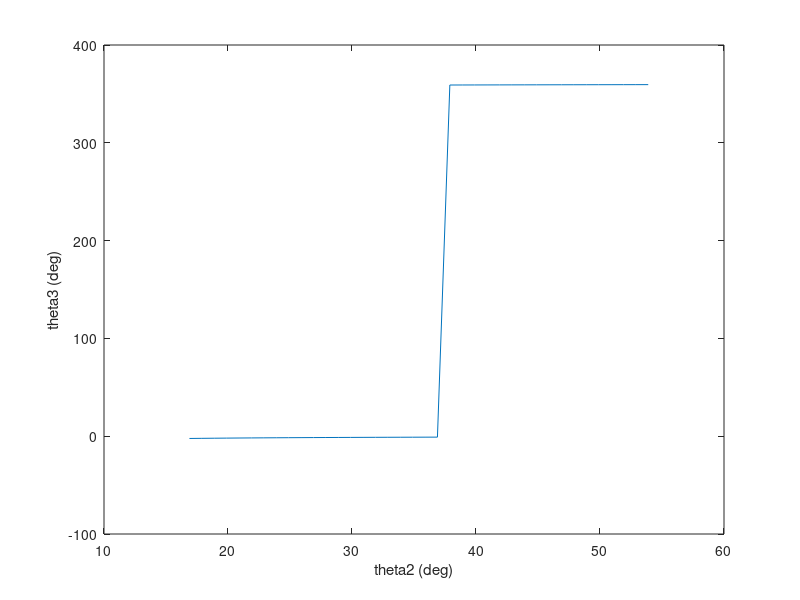
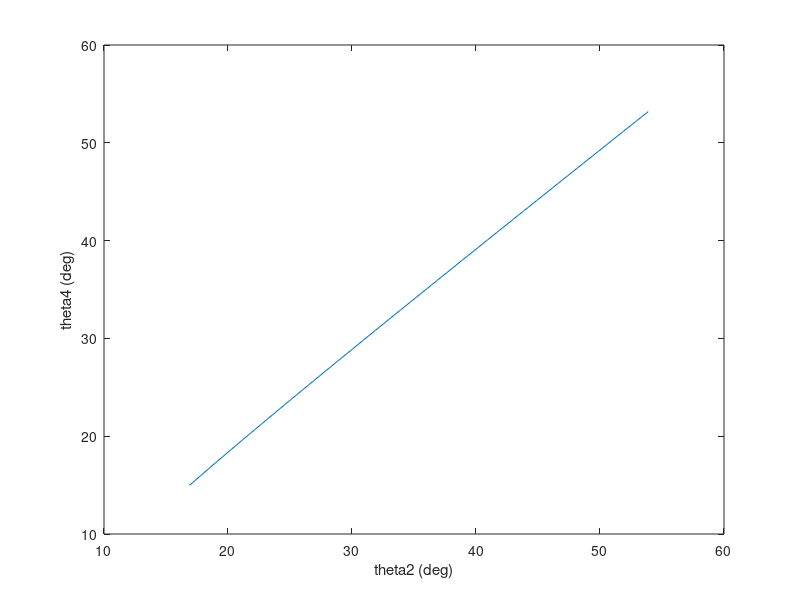
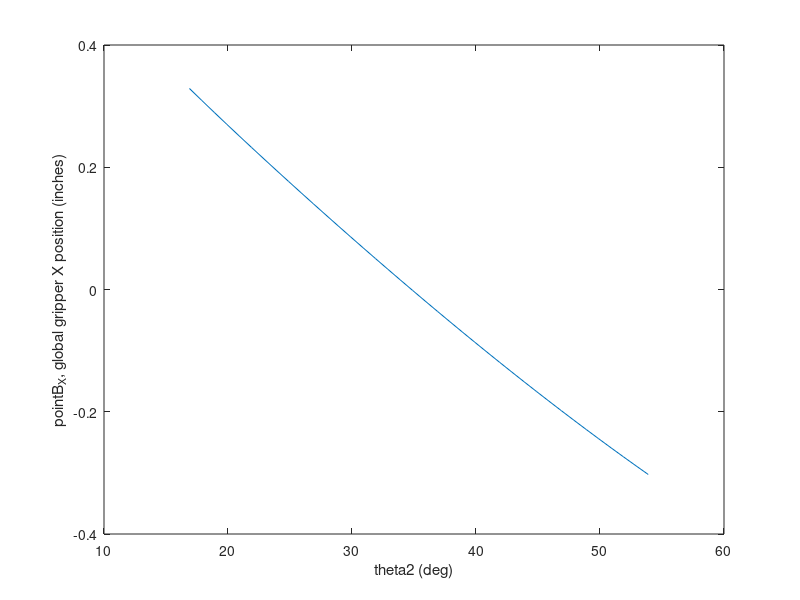
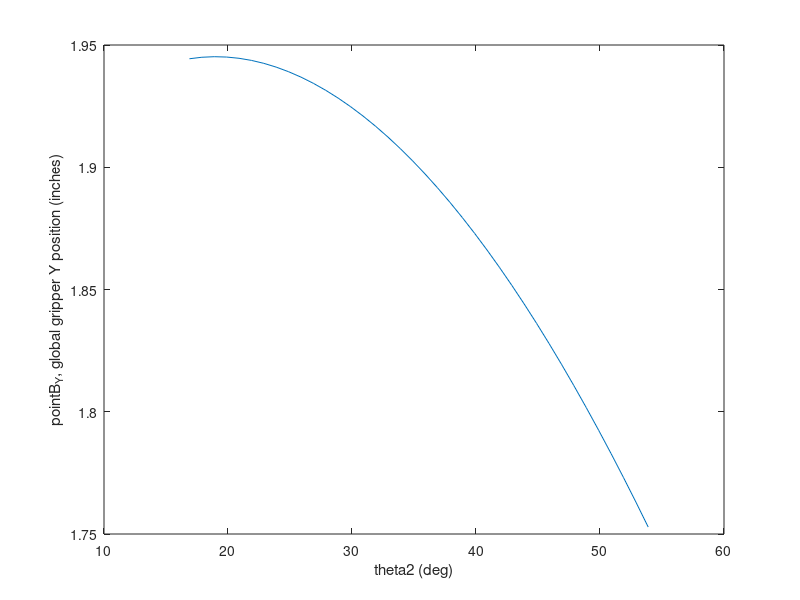

Recreate these plots in MATLAB, in order.
a=2; %inches, L2
b=1.59769; % L3
c=2; % L4
d=1.57801; %L1
l2=a;
l3=b;
l4=c;
l1=d;
geardistance=1.74; %distance between gears left and right
fingerwidth=.5; % width of each gripper's finger from top view
%theta2=0*pi/180:pi/180:360*pi/180;
theta2=16.89*pi/180:pi/180:54.8514*pi/180; %  range of theta2 values (need to use offset angle)
omega2=1;
alpha2=0;
k1=d/a;
k2=d/c;
k3=(a^2-b^2+c^2+d^2)/(2*a*c);
A=cos(theta2)-k1-(k2*cos(theta2))+k3;
B=-2*sin(theta2);
C=k1-((k2+1)*cos(theta2))+k3;
%theta4=2*atan2(-B+sqrt(B.^2-(4*A.*C)),2*A); %for crossed circuit
theta4=2*atan2(-B-sqrt(B.^2-(4*A.*C)),2*A); %for open circuit
k4=l1/l3;
k5=(l4^2-l1^2-l2^2-l3^2)/(2*l2*l3);
D=cos(theta2)-k1+(k4*cos(theta2))+k5;
E=-2*sin(theta2);
F=k1+((k4-1)*cos(theta2))+k5;
%theta3=2*atan2(-E+sqrt(E.^2-(4*D.*F)),2*D); % for crossed circuit
theta3=2*atan2(-E-sqrt(E.^2-(4*D.*F)),2*D); % for open circuit
pointB_X=cos(theta2)+cos(theta3);
pointB_Y=sin(theta2)+sin(theta3);
%global XY frame (73.11 degree shift)
pointB_Xglobal=cos(theta2+(73.11*pi/180))+cos(theta3+(73.11*pi/180));
pointB_Yglobal=sin(theta2+(73.11*pi/180))+sin(theta3+(73.11*pi/180));
gripperopeningwidth=geardistance-(2.*pointB_Xglobal)-fingerwidth;

theta2=theta2*180/pi;
theta3=theta3*180/pi;
theta4=theta4*180/pi;
figure(1)
plot(theta2,theta3)
xlabel('theta2 (deg)')
ylabel('theta3 (deg)')
figure(2)
plot(theta2,theta4)
xlabel('theta2 (deg)')
ylabel('theta4 (deg)')
% figure(3)
% plot(theta2,pointB_X)
% xlabel('theta2 (deg)')
% ylabel('pointB_X, gripper X position (inches)')
% figure(4)
% plot(theta2,pointB_Y)
% xlabel('theta2 (deg)')
% ylabel('pointB_Y, gripper Y position (inches)')
figure(5)
plot(theta2,pointB_Xglobal)
xlabel('theta2 (deg)')
ylabel('pointB_X, global gripper X position (inches)')
figure(6)
plot(theta2,pointB_Yglobal)
xlabel('theta2 (deg)')
ylabel('pointB_Y, global gripper Y position (inches)')
figure(7)
plot(theta2,gripperopeningwidth)
xlabel('theta2 (deg)')
ylabel('gripper opening width (inches)')
theta2=theta2*pi/180;
theta3=theta3*pi/180;
theta4=theta4*pi/180;

% Velocity analysis
omega3=(a.*omega2./b).*(sin(theta4-theta2))./(sin(theta3-theta4));
omega4=(a.*omega2./c).*(sin(theta2-theta3))./(sin(theta4-theta3));

%Velocity plots
% theta2=theta2*180/pi;
% figure(5)
% plot(theta2,omega3)
% xlabel('theta2 (deg)')
% ylabel('omega3 (rad/s)')
% figure(6)
% plot(theta2,omega4)
% xlabel('theta2 (deg)')
% ylabel('omega4 (rad/s)')
% theta2=theta2*pi/180;

% Acceleration analysis
accA=c*sin(theta4);
accB=b*sin(theta3);
accD=c*cos(theta4);
accE=b*cos(theta3);
accC=a.*alpha2.*sin(theta2)+a.*omega2.^2.*cos(theta2)+b.*omega3.^2.*cos(theta3)-c.*omega4.^2.*cos(theta4);
accF=a.*alpha2.*cos(theta2)-a.*omega2.^2.*sin(theta2)-b.*omega3.^2.*sin(theta3)+c.*omega4.^2.*sin(theta4);
alpha3=(accC.*accD-accA.*accF)./(accA.*accE-accB.*accD);
alpha4=(accC.*accE-accB.*accF)./(accA.*accE-accB.*accD);

% Acceleration plots
% theta2=theta2*180/pi;
% figure(7)
% plot(theta2,alpha3)
% xlabel('theta2 (deg)')
% ylabel('alpha3 (rad/s^2)')
% figure(8)
% plot(theta2,alpha4)
% xlabel('theta2 (deg)')
% ylabel('alpha4 (rad/s^2)')
% theta2=theta2*pi/180;
